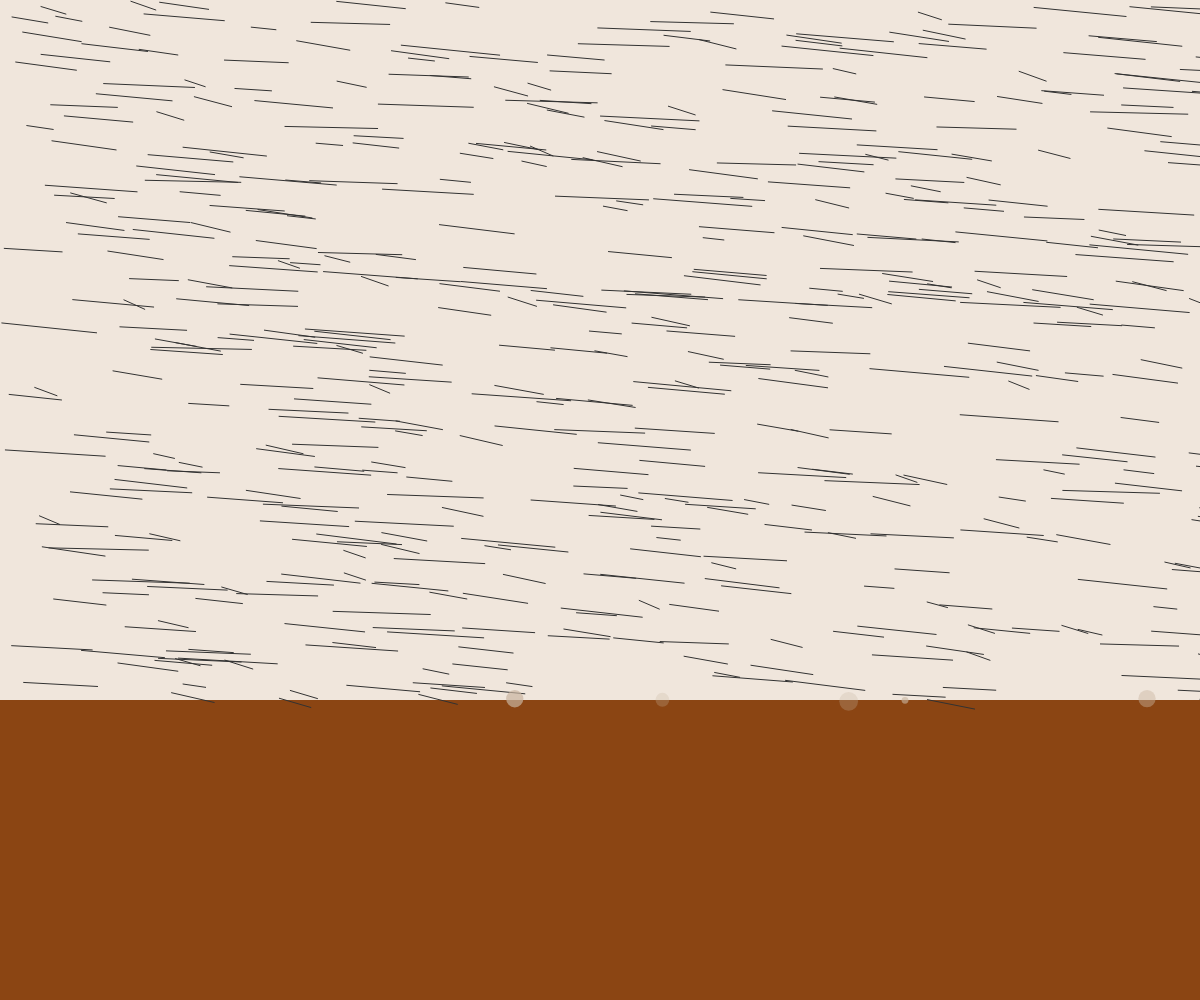
Frame 1 (no input)
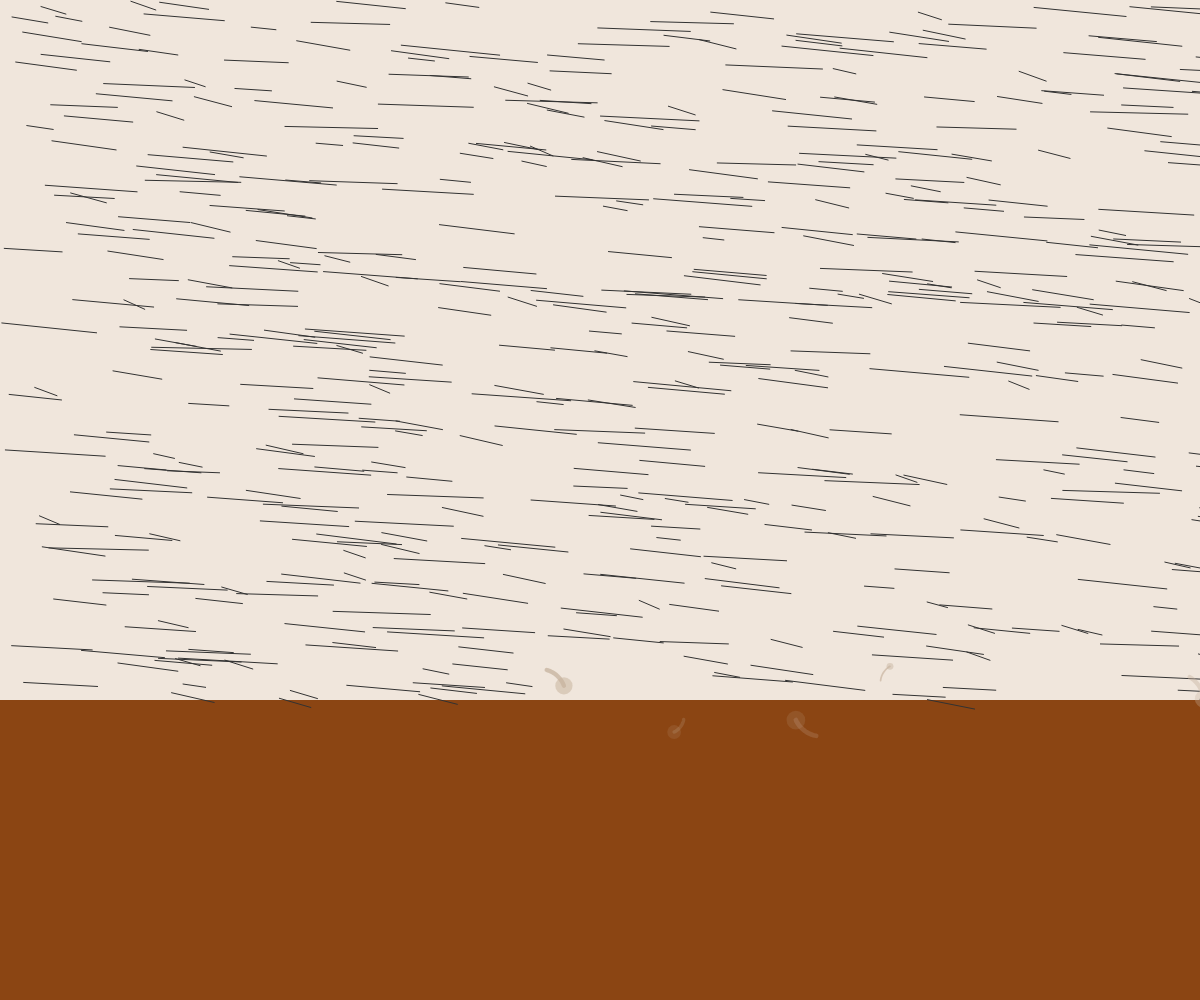
Frame 60 (no input)
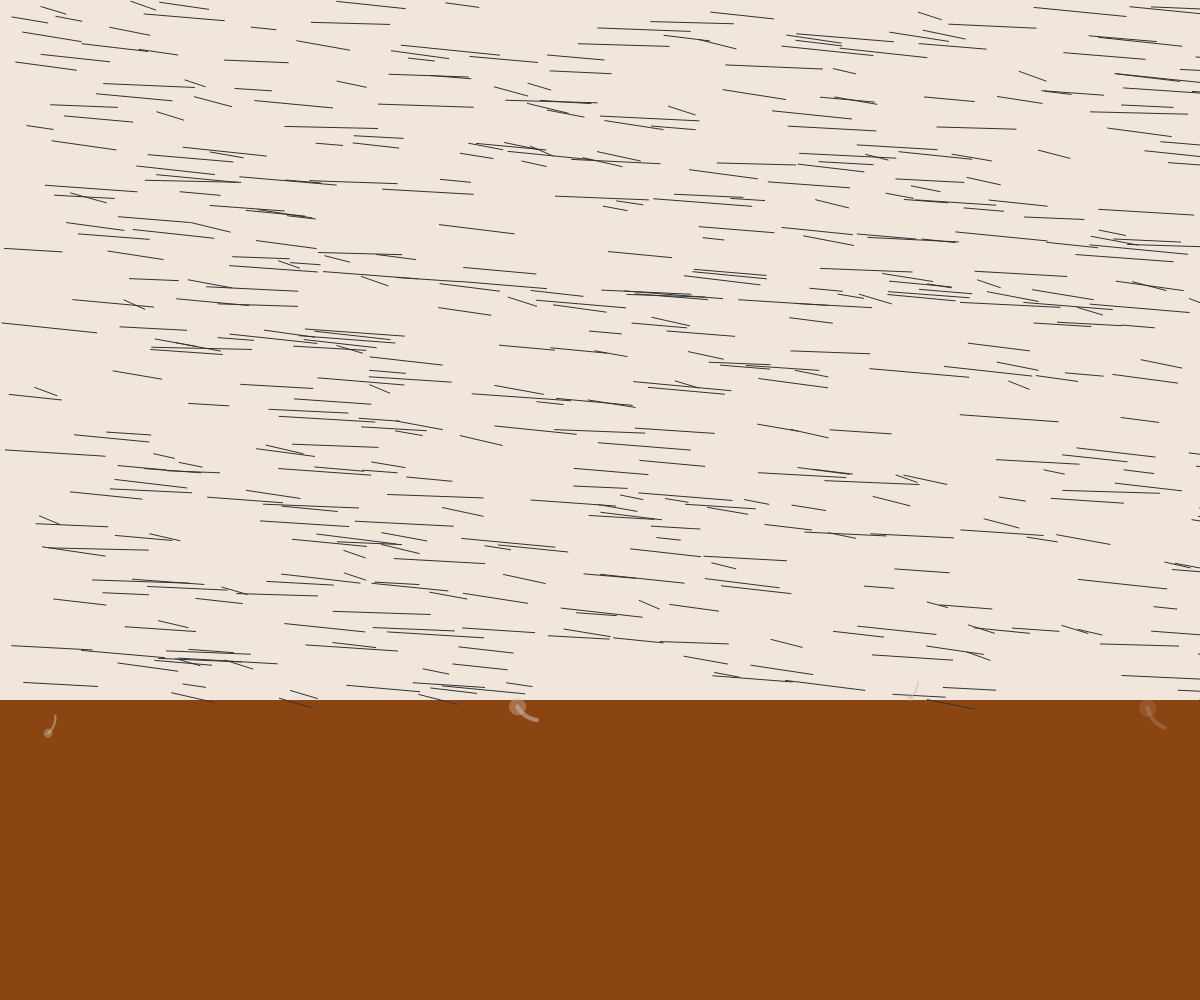
Frame 120 (the mouse pressed at the canvas centre since frame 60)

The p5.js sketch that drew these frames (run headless with seeded random() and noise() and a simulated clock; from frame 60 on, the mouse is pressed at the canvas centre):

// p5.js sketch
// ── sketch.js
let cracks = [];
let dustDevils = [];
let skyColor;
let earthColor;

function setup() {
  createCanvas(windowWidth, windowHeight);
  colorMode(RGB);

  // Sky and earth colors
  skyColor = color(240, 230, 220); // Pale beige
  earthColor = color(139, 69, 19); // Terracotta

  // Create cracked earth texture
  for (let i = 0; i < 500; i++) {
    cracks.push({
      x: random(width),
      y: random(height * 0.7), // Keep cracks mostly in the earth area
      w: random(20, 100),
      h: random(2, 10)
    });
  }

  // Create initial dust devils
  for (let i = 0; i < 5; i++) {
    createDustDevil();
  }
}

function draw() {
  // Draw sky
  background(skyColor);

  // Draw cracked earth
  noStroke();
  fill(earthColor);
  rect(0, height * 0.7, width, height * 0.3);

  // Draw cracks
  stroke(50); // Darker crack lines
  strokeWeight(1);
  for (let c of cracks) {
    line(c.x, c.y, c.x + c.w, c.y + c.h);
  }

  // Update and draw dust devils
  for (let i = dustDevils.length - 1; i >= 0; i--) {
    let dd = dustDevils[i];
    dd.update();
    dd.display();

    // Remove if dead
    if (dd.isDead()) {
      dustDevils.splice(i, 1);
    }
  }

  // Occasionally add a new dust devil
  if (frameCount % 60 === 0 && dustDevils.length < 10) {
    createDustDevil();
  }
}

function createDustDevil() {
  dustDevils.push(new DustDevil(random(width), height * 0.7));
}

class DustDevil {
  constructor(x, y) {
    this.x = x;
    this.y = y;
    this.size = random(5, 20);
    this.speed = random(0.5, 2);
    this.angle = random(TWO_PI);
    this.lifespan = random(100, 300);
    this.alpha = 255;
    this.trail = [];
    this.maxTrailLength = 20;
  }

  update() {
    // Move in a spiral pattern
    this.x += cos(this.angle) * this.speed;
    this.y += sin(this.angle) * this.speed;
    this.angle += 0.05;

    // Fade out over time
    this.lifespan--;
    this.alpha = map(this.lifespan, 0, 300, 0, 255);

    // Add to trail
    this.trail.push({ x: this.x, y: this.y });
    if (this.trail.length > this.maxTrailLength) {
      this.trail.shift();
    }
  }

  display() {
    noFill();
    stroke(200, 180, 160, this.alpha);
    strokeWeight(this.size / 4);

    // Draw trail
    beginShape();
    for (let p of this.trail) {
      vertex(p.x, p.y);
    }
    endShape();

    // Draw main swirl
    noStroke();
    fill(200, 180, 160, this.alpha * 0.7);
    ellipse(this.x, this.y, this.size, this.size);
  }

  isDead() {
    return this.lifespan <= 0 || this.x < -50 || this.x > width + 50;
  }
}

function windowResized() {
  resizeCanvas(windowWidth, windowHeight);
}
